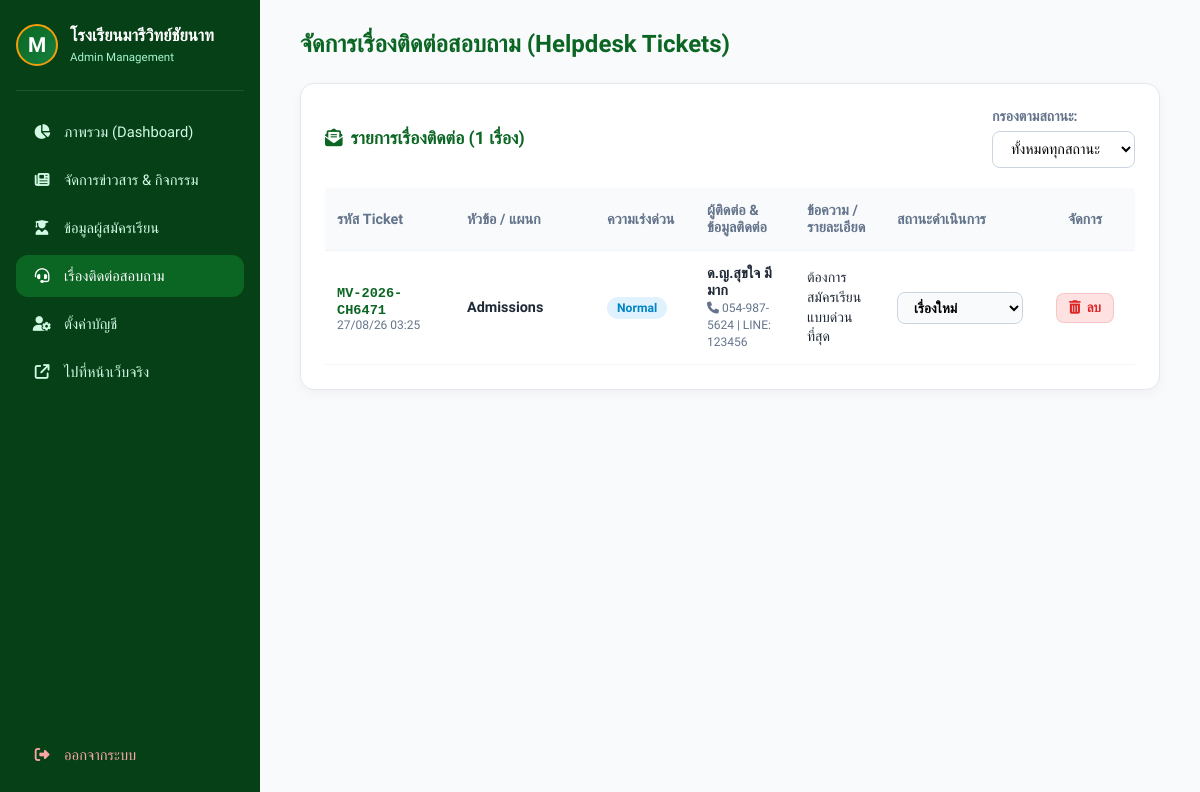
Screenshot of /admin/tickets_manage.php (signed in) with the database file from the repository.
### tables this page shows
CREATE TABLE `contact_tickets` (
  `id` int(11) NOT NULL,
  `ticket_code` varchar(30) NOT NULL,
  `topic` varchar(50) NOT NULL,
  `urgency` enum('Normal','Fast','Urgent') DEFAULT 'Normal',
  `sender_name` varchar(150) NOT NULL,
  `sender_phone` varchar(20) NOT NULL,
  `sender_email` varchar(100) DEFAULT NULL,
  `sender_line` varchar(50) DEFAULT NULL,
  `message` text NOT NULL,
  `status` enum('new','in_progress','resolved') DEFAULT 'new',
  `created_at` timestamp NOT NULL DEFAULT current_timestamp()
);

### admin/tickets_manage.php (the view, shortened to what this page needs)
<?php
require_once 'config.php';
$filter_status = $_GET['status'] ?? 'all';
if ($filter_status !== 'all' && !empty($filter_status)) {
    $stmt = $conn->prepare("SELECT * FROM contact_tickets WHERE status = ? ORDER BY id DESC");
    $stmt->execute([$filter_status]);
    $tickets_list = $stmt->fetchAll();
} else {
    $tickets_list = $conn->query("SELECT * FROM contact_tickets ORDER BY id DESC")->fetchAll();
}
?>
<!DOCTYPE html>
<html lang="th">
<head>
    <link rel="stylesheet" href="../assets/css/admin-style.css">
    <link rel="stylesheet" href="https://cdnjs.cloudflare.com/ajax/libs/font-awesome/6.4.0/css/all.min.css">
</head>
<body>
<?php include 'sidebar.php'; ?>
    <main>
        <h2>จัดการเรื่องติดต่อสอบถาม (Helpdesk Tickets)</h2>
        <div class="card">
            <div class="filter-bar">
                <h3 style="color: var(--primary-green); font-size: 1.1rem; margin-bottom: 0;">
                    <i class="fa-solid fa-envelope-open-text"></i> รายการเรื่องติดต่อ (<?php echo count($tickets_list); ?> เรื่อง)
                </h3>
                <form method="GET">
                    <label style="font-size: 0.88rem; color: var(--text-sub); margin-right: 6px;">กรองตามสถานะ:</label>
                    <select name="status" class="filter-select" onchange="this.form.submit()">
                        <option value="all" <?php echo $filter_status === 'all' ? 'selected' : ''; ?>>ทั้งหมดทุกสถานะ</option>
                    </select>
                </form>
            </div>
            <table>
                <thead>
                    <tr>
                        <th style="width: 130px;">รหัส Ticket</th>
                        <th style="width: 140px;">หัวข้อ / แผนก</th>
                        <th style="width: 100px;">ความเร่งด่วน</th>
                        <th>ผู้ติดต่อ & ข้อมูลติดต่อ</th>
                        <th>ข้อความ / รายละเอียด</th>
                        <th style="width: 150px;">สถานะดำเนินการ</th>
                        <th style="width: 100px; text-align: center;">จัดการ</th>
                    </tr>
                </thead>
                <tbody>
                    <?php if (count($tickets_list) > 0): ?>
                        <?php foreach ($tickets_list as $ticket): ?>
                            <tr>
                                <td>
                                    <strong style="color: var(--primary-green); font-family: monospace; font-size: 0.85rem;"><?php echo htmlspecialchars($ticket['ticket_code']); ?></strong>
                                    <div style="font-size: 0.75rem; color: var(--text-sub);"><?php echo date('d/m/y H:i', strtotime($ticket['created_at'])); ?></div>
                                </td>
                                <td>
                                    <strong><?php echo htmlspecialchars($ticket['topic']); ?></strong>
                                </td>
                                <td>
                                    <?php
                                        $urgencyClass = 'badge-normal';
                                    ?>
                                    <span class="badge-pill <?php echo $urgencyClass; ?>">
                                        <?php echo htmlspecialchars($ticket['urgency']); ?>
                                    </span>
                                </td>
                                <td>
                                    <strong><?php echo htmlspecialchars($ticket['sender_name']); ?></strong><br>
                                    <small style="color: var(--text-sub);">
                                        <i class="fa-solid fa-phone"></i> <?php echo htmlspecialchars($ticket['sender_phone']); ?>
                                        <?php if (!empty($ticket['sender_line'])): ?>
                                            | LINE: <?php echo htmlspecialchars($ticket['sender_line']); ?>
                                        <?php endif; ?>
                                    </small>
                                </td>
                                <td style="max-width: 250px; line-height: 1.4;">
                                    <div style="font-size: 0.88rem; color: var(--text-main);"><?php echo nl2br(htmlspecialchars($ticket['message'])); ?></div>
                                </td>
                                <td>
                                    <form method="POST" style="margin: 0;">
                                        <select name="status" class="status-select status-<?php echo $ticket['status']; ?>" onchange="this.form.submit()">
                                            <option value="new" <?php echo $ticket['status'] === 'new' ? 'selected' : ''; ?>>เรื่องใหม่</option>
                                        </select>
                                    </form>
                                </td>
                                <td style="text-align: center;">
                                    <a href="tickets_manage.php?delete=<?php echo $ticket['id']; ?>" class="btn-del" onclick="return confirm('ต้องการลบเรื่องติดต่อนี้ใช่หรือไม่?')">
                                        <i class="fa-solid fa-trash-can"></i> ลบ
                                    </a>
                                </td>
                            </tr>
                        <?php endforeach; ?>
                    <?php else: ?>
                        <tr><td colspan="7" style="text-align: center; color: var(--text-sub); padding: 30px;">ไม่พบรายการเรื่องติดต่อในสถานะที่เลือก</td></tr>
                    <?php endif; ?>
                </tbody>
            </table>
        </div>
    </main>
</body>
</html>

### assets/css/admin-style.css (style rules this page uses)
:root { --primary-green: #0B6623; --primary-dark: #064016; --light-green: #eaf6ed; --accent-gold: #f59e0b; --text-main: #1f2937; --text-sub: #64748b; --bg-page: #f8fafc; --white: #ffffff; --shadow-sm: 0 4px 12px rgba(0,0,0,0.04); --shadow-md: 0 8px 24px rgba(0,0,0,0.06); --radius-md: 14px; --radius-lg: 20px; --transition: all 0.2s ease; }
* { margin: 0; padding: 0; box-sizing: border-box; font-family: 'Prompt', sans-serif; }
body { background-color: var(--bg-page); color: var(--text-main); display: flex; min-height: 100vh; }
main { flex: 1; padding: 30px 40px; overflow-y: auto; }
h2 { font-size: 1.5rem; color: var(--primary-green); font-weight: 700; margin-bottom: 25px; }
.card { background: var(--white); border-radius: var(--radius-md); padding: 24px; box-shadow: var(--shadow-sm); border: 1px solid #e5e7eb; margin-bottom: 30px; }
.card h3 { font-size: 1.1rem; color: var(--primary-green); margin-bottom: 16px; display: flex; align-items: center; gap: 8px; }
.form-group label, label { display: block; font-size: 0.88rem; font-weight: 600; margin-bottom: 6px; color: #374151; }
input[type="text"], input[type="password"], select, textarea { width: 100%; padding: 11px 14px; border: 1.5px solid #cbd5e1; border-radius: 10px; font-family: inherit; font-size: 0.92rem; outline: none; background: #f8fafc; transition: var(--transition); }
table { width: 100%; border-collapse: collapse; text-align: left; }
th, td { padding: 14px 12px; border-bottom: 1px solid #f1f5f9; font-size: 0.9rem; vertical-align: middle; }
th { background: #f8fafc; color: var(--text-sub); font-weight: 600; }
.filter-bar { display: flex; justify-content: space-between; align-items: center; margin-bottom: 20px; flex-wrap: wrap; gap: 12px; }
.filter-select { padding: 8px 14px; border: 1.5px solid #cbd5e1; border-radius: 8px; font-family: inherit; font-size: 0.9rem; outline: none; background: #fff; }
.status-select { padding: 6px 12px; border-radius: 8px; font-family: inherit; font-size: 0.85rem; font-weight: 600; border: 1px solid #cbd5e1; cursor: pointer; outline: none; }
.badge-pill { display: inline-block; padding: 4px 10px; border-radius: 20px; font-size: 0.76rem; font-weight: 600; white-space: nowrap; }
.badge-normal { background: #e0f2fe; color: #0284c7; }
.btn-del { display: inline-flex; align-items: center; justify-content: center; gap: 6px; background-color: #fee2e2; color: #dc2626; padding: 6px 12px; border-radius: 8px; text-decoration: none; font-size: 0.84rem; font-weight: 600; transition: var(--transition); border: 1px solid rgba(220, 38, 38, 0.15); white-space: nowrap; }

### rows the page displays
contact_tickets: ticket_code "MV-2026-CH6471", created_at "27/08/26 03:25", topic "Admissions", urgency "Normal", sender_name "ด.ญ.สุขใจ มีมาก", sender_phone "054-987-5624", sender_line "123456", message "ต้องการสมัครเรียน แบบด่วนที่สุด", status "เรื่องใหม่"

### other values shown
count($tickets_list) "1"
